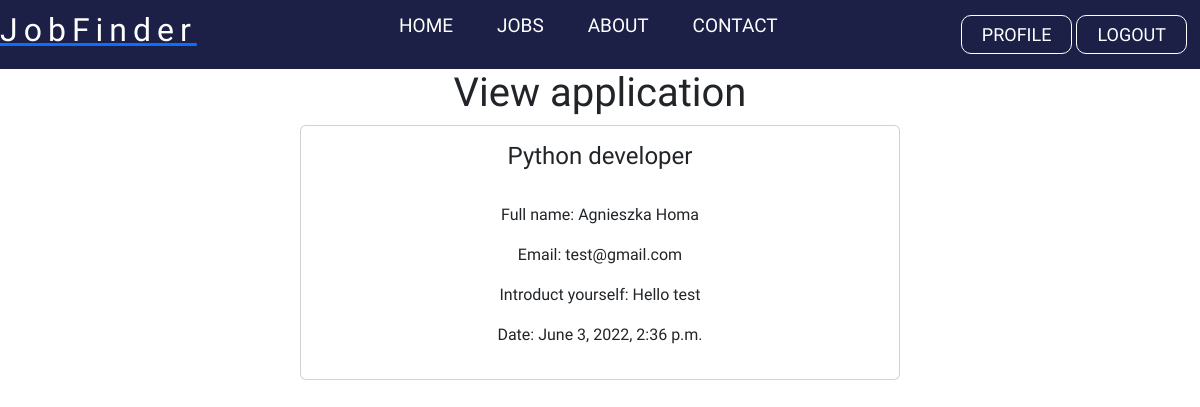
The app's page /application/22 (signed in) with its own data.
### backend/models.py (models this page shows, shortened)
class Application(models.Model):
    job = models.ForeignKey(Job, related_name='applications', on_delete=models.CASCADE, null=True)
    fullName = models.CharField(max_length=100, null=True, blank=True)
    email = models.EmailField()
    introduceYourself = models.TextField(null=True)
    created_at = models.DateTimeField(auto_now_add=True, null=True)
    created_by = models.ForeignKey(User, related_name='applications', on_delete=models.CASCADE, null=True)

class Job(models.Model):
    user = models.ForeignKey(User, related_name='useraccount', on_delete=models.CASCADE, null=True, blank=True, editable=False)
    title = models.CharField(max_length=200, null=True, blank=True)
    company = models.CharField(max_length=200, null=True, blank=True)
    jobType = models.CharField(choices=JOB_CHOICES, max_length = 50, null=True, blank=True)
    category = models.CharField(choices=CATEGORY_CHOICES, max_length = 50, null=True, blank=True)
    contractType = models.CharField(choices=CONTRACT_CHOICES, max_length = 50, null=True, blank=True)
    experience = models.CharField(choices=EXPERIENCE_CHOICES, max_length = 50, null=True, blank=True)
    description = RichTextField(blank=True, null=True)
    proglanguage =  models.CharField(max_length=200, null=True, blank=True)
    place = models.CharField(max_length=200, null=True, blank=True)
    salary = models.CharField(max_length=200, null=True, blank=True)
    published = models.DateTimeField(default=timezone.now)
    class Meta:
        ordering = ['-published']

### backend/views.py (the view)
# urls.py: path('application/<int:application_id>', views.see_applications, name='see_applications'),
@login_required
def see_applications(request, application_id):
    application = get_object_or_404(Application, pk=application_id, created_by=request.user)
    return render(request, 'backend/see_applications.html', {'application': application})

### templates/backend/see_applications.html (shortened to what this page needs)
{% block content %}
{% include 'navbar.html' %}
<center>
<h1>View application<h1>
<div class="card w-50">
  <div class="card-body">
    <h4 class="card-title">{{ application.job.title }}</h4><br>
    <div class="card-text">
      <p>Full name: {{ application.fullName}}</p>
      <p>Email: {{ application.email}}</p>
      <p>Introduct yourself: {{ application.introduceYourself}}</p>
      <p>Date: {{ application.created_at }}</p>
    </div>
  </div>
</div>
</center>
  <link href="https://cdn.jsdelivr.net/npm/bootstrap@5.2.0-beta1/dist/css/bootstrap.min.css" rel="stylesheet">
{% endblock %}

### static/styles/navbar.css (style rules this page uses)
* { margin: 0; padding: 0; font-family: 'Koulen', cursive; }
body { background-color: rgb(255, 255, 255); }

### records on screen
Application: job "Python developer", fullName "Agnieszka Homa", email "test@gmail.com", introduceYourself "Hello test", created_at "June 3, 2022, 2:36 p.m."
